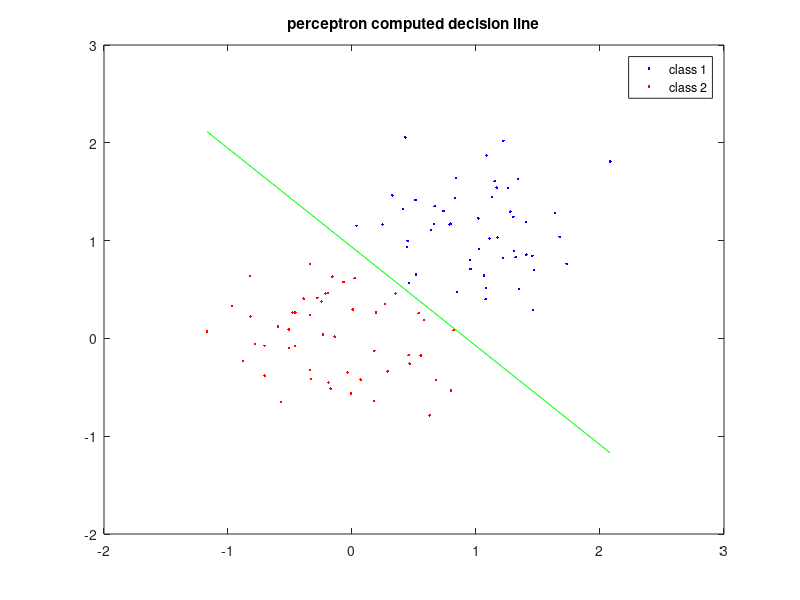

MATLAB code for this plot:
rand('seed',0);
randn('seed',0);

mu1 = [ 1, 1 ].';
mu2 = [ 0, 0 ].';
sigmasSquared = 0.2; 
d = size(mu1,1); 

nFeatsBig = 500; 
nFeats = 50;

X1 = mvnrnd( mu1, sigmasSquared*eye(d), nFeatsBig ); 
X1( find( X1(:,1) + X1(:,2) < 1 ), : ) = [];
X1 = X1( 1:nFeats, : ); 

X2 = mvnrnd( mu2, sigmasSquared*eye(d), nFeatsBig ); 
X2( find( X2(:,1) + X2(:,2) > 1 ), : ) = [];
X2 = X2( 1:nFeats, : ); 

h1 = plot( X1(:,1), X1(:,2), '.b' ); hold on; 
h2 = plot( X2(:,1), X2(:,2), '.r' ); hold on; 
legend( [h1,h2], {'class 1', 'class 2'} ); 

data = [X1;X2];
inds_1 = 1:nFeats;
inds_2 = (nFeats+1):(2*nFeats);

delta_x = [ -1*ones(nFeats,1); +1*ones(nFeats,1) ];

rho = 0.7; 
maxIters = 1000;

data = [ data, ones(size(data,1),1) ]; 
l_extended = size(data,2);

w_i = randn(size(data,2),1); 
Niters = 0; 
while( 1 )

  predicted_class = data * w_i;
  predicted_class(inds_2) = -predicted_class(inds_2);
  Y = find( predicted_class < 0 ); 
  if( isempty(Y) ) 
    break;
  end
  
  delta_w = sum( data( Y, : ) .* repmat( delta_x( Y ), 1, l_extended ), 1 ).';

  w_i = w_i - rho * delta_w;
  
  Niters = Niters + 1; 
  if( Niters > maxIters ) 
    fprintf('max number of iterations= %10d exceeded\n',maxIters);
    break
  end
end

x1_grid = linspace( min(data(:,1)), max(data(:,1)), 50 );
x2_db   = ( -w_i(3) - w_i(1) * x1_grid ) / w_i(2);
plot( x1_grid, x2_db, '-g' );
title('perceptron computed decision line');